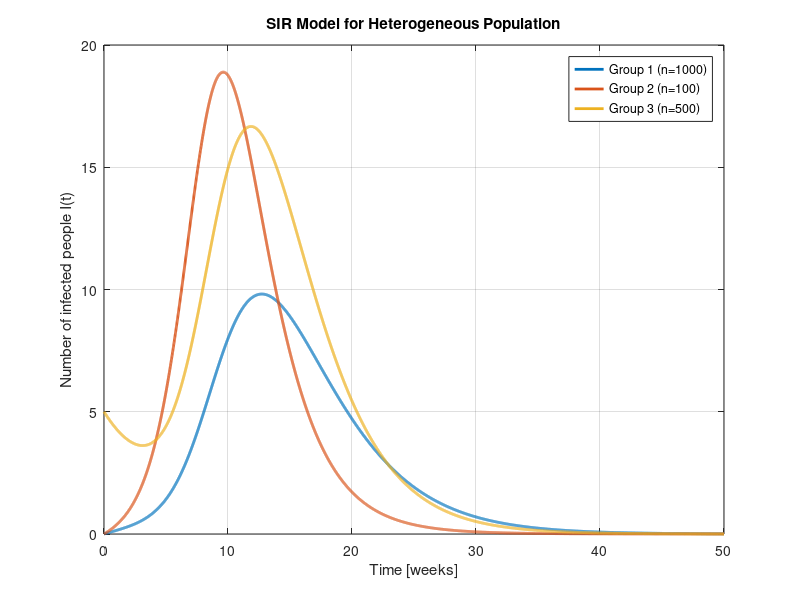

MATLAB code to generate this figure:
function task_4()
    % Simulation parameters
    tMax = 50;
    tStep = 0.01;
    timePoints = 0:tStep:tMax;
    
    % Population parameters
    N = [1000, 100, 500];  % Population sizes
    contacts = [2, 10, 4];  % Contacts per week
    infectionProb = 0.15;   % Infection probability at contact
    recoveryTime = [2, 2, 1.5];  % Weeks until recovery
    
    % Contact matrix
    M = [0.9, 0.05, 0.05;
         0.1, 0.7,  0.2;
         0.05, 0.1,  0.85];
    
    % Calculate alpha and beta for each group
    alpha = contacts * infectionProb;
    beta = 1 ./ recoveryTime;
    
    % Initialize state variables
    S = zeros(length(timePoints), 3);
    I = zeros(length(timePoints), 3);
    R = zeros(length(timePoints), 3);
    
    % Initial conditions
    S(1,:) = N;
    I(1,:) = [0, 0, 5];  % 5 initial infected in group 3
    S(1,:) = S(1,:) - I(1,:);
    R(1,:) = zeros(1,3);
    
    % Time integration using Euler method
    for t = 1:length(timePoints)-1
        for i = 1:3
            % Calculate infection term
            infectionTerm = 0;
            for j = 1:3
                infectionTerm = infectionTerm + M(i,j) * I(t,j) / N(j);
            end
            
            % Calculate derivatives
            dS = -alpha(i) * S(t,i) * infectionTerm;
            dI = alpha(i) * S(t,i) * infectionTerm - beta(i) * I(t,i);
            dR = beta(i) * I(t,i);
            
            % Euler step
            S(t+1,i) = S(t,i) + dS * tStep;
            I(t+1,i) = I(t,i) + dI * tStep;
            R(t+1,i) = R(t,i) + dR * tStep;
        end
    end
    
    % Plotting
    figure('Position', [100, 100, 800, 500]);
    plot(timePoints, I(:,1), 'LineWidth', 2);
    hold on;
    plot(timePoints, I(:,2), 'LineWidth', 2);
    plot(timePoints, I(:,3), 'LineWidth', 2);
    grid on;
    xlabel('Time [weeks]');
    ylabel('Number of infected people I(t)');
    title('SIR Model for Heterogeneous Population');
    legend('Group 1 (n=1000)', 'Group 2 (n=100)', 'Group 3 (n=500)');
end